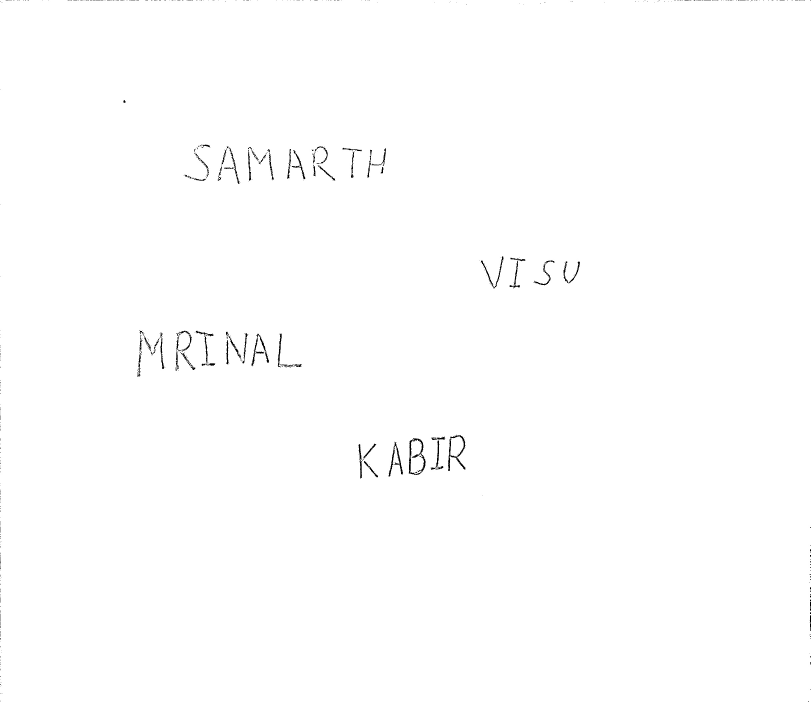
#> input picture final/image12.jpg, 2431 x 2105 px, found by its file name (shown at 1/3 size)
$ python word_formation.py
#> lines starting #> are read from the running program, lines starting #| are printed output that depends on the picture; after the words box and inside, x2 and y2 are one past the last pixel; in counts of white or black regions, pixels touching at a corner belong together
import cv2
import numpy as np
import pickle
import imutils


img = cv2.imread("/home/jak/Desktop/myhandwriting/final/image12.jpg",0)
#> img is the input picture: shape (2105, 2431); min 0, max 255, mean 254
cv2.imshow("img", imutils.resize(img, height = 650))
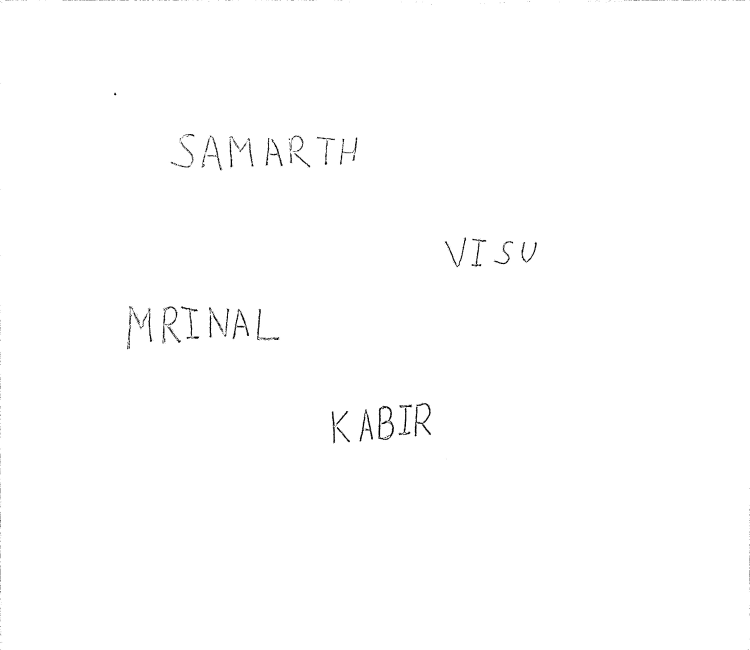
#> window 'img': shape (650, 750); min 0, max 255, mean 254
cv2.waitKey(0)
cv2.destroyAllWindows()
gray=img


_,thresh = cv2.threshold(gray,150,255,cv2.THRESH_BINARY_INV)
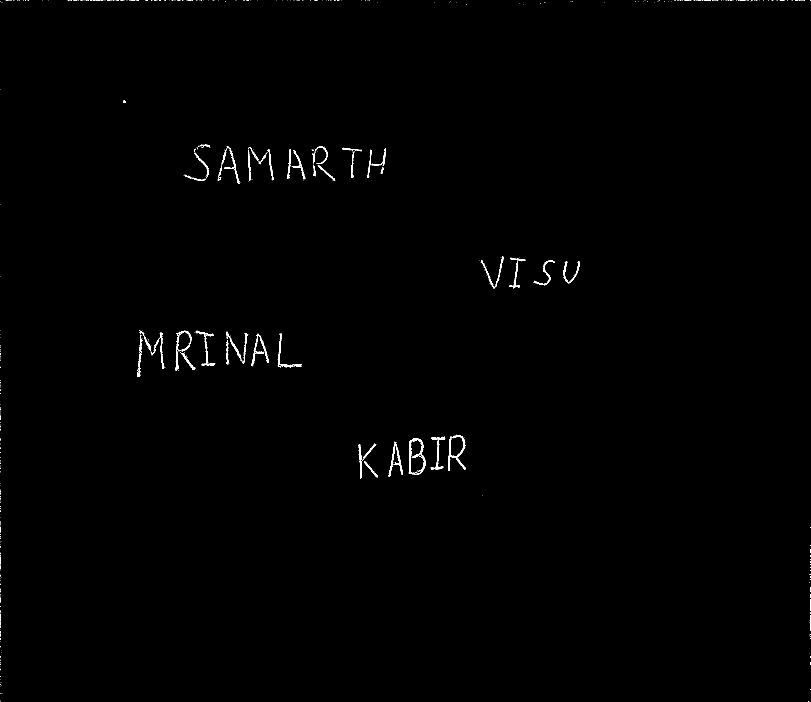
#> thresh: shape (2105, 2431) (shown at 1/3 size); 0.37% white; 582 white regions (502 under 20 px), largest, box (x1, y1, x2, y2) and area: (1226, 1314, 1277, 1425) 1218, (1344, 1304, 1397, 1413) 1136, (1165, 1325, 1209, 1430) 869
kernel = cv2.getStructuringElement(cv2.MORPH_CROSS,(5,5))
dilated = cv2.dilate(thresh,kernel,iterations = 2)
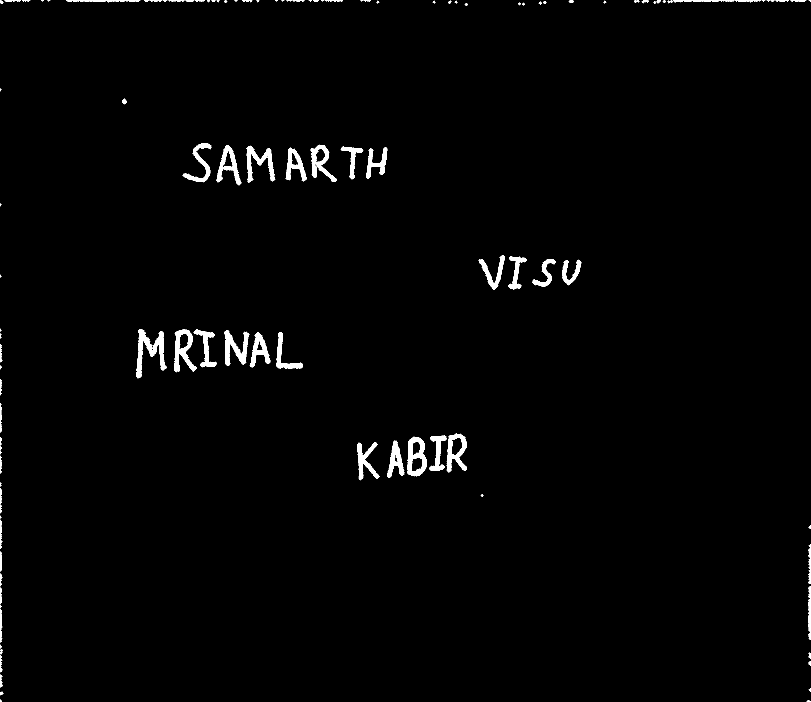
#> dilated: shape (2105, 2431) (shown at 1/3 size); 1.3% white; 119 white regions (1 under 20 px)
contours, hierarchy = cv2.findContours(dilated,cv2.RETR_EXTERNAL,cv2.CHAIN_APPROX_NONE)
#> contours = 119 contours, 27 with area under 20; largest, box (x1, y1, x2, y2) and area: (1222, 1310, 1281, 1429) 5360, (523, 988, 590, 1117) 4390, (408, 987, 501, 1135) 4297, (1340, 1300, 1401, 1417) 4280, (931, 434, 1011, 546) 3536


def resize2SquareKeepingAspectRation(img, interpolation, size=28):
    h, w = img.shape[:2]
    c = None if len(img.shape) < 3 else img.shape[2]
    if h == w: return cv2.resize(img, (size, size), interpolation)
    if h > w: dif = h
    else:     dif = w
    x_pos = int((dif - w)/2.)
    y_pos = int((dif - h)/2.)
    if c is None:
        mask = np.zeros((dif, dif), dtype=img.dtype)
        mask[y_pos:y_pos+h, x_pos:x_pos+w] = img[:h, :w]
    else:
        mask = np.zeros((dif, dif, c), dtype=img.dtype)
        mask[y_pos:y_pos+h, x_pos:x_pos+w, :] = img[:h, :w, :]
    return cv2.resize(mask, (size, size), interpolation)


def tell_the_word(image,model):
    image = resize2SquareKeepingAspectRation(image, cv2.INTER_AREA)
    kernel = cv2.getStructuringElement(cv2.MORPH_CROSS,(1,1))
    image = cv2.dilate(image,kernel,iterations = 1)

    array=[]
    array.insert(0,image)
    arr=np.asarray(array)
    arr = arr.reshape(1,28,28,1)
    p=model.predict(arr)
    mylist=np.array(p).tolist()
    ind = np.argmax(mylist)
    return ind


#finding only relevant contours
list1=[]
for contour in contours:
    [x,y,w,h] = cv2.boundingRect(contour)

    if h>150 or w>150:
        continue
    if h<30 or w<30:
        continue
    if x>=img.shape[0] or y>=img.shape[1]:
        continue
    list1.append([x,y,w,h])
#> this loop made 119 passes
#> (x, y, w, h) on passes 1 to 12: (2420, 2100, 11, 5), (0, 2098, 5, 7), (0, 2075, 11, 11), (2426, 2065, 5, 9), (0, 2024, 9, 39), (2426, 1983, 5, 14), (0, 1964, 7, 53), (2425, 1957, 6, 19), (0, 1947, 9, 16), (0, 1934, 5, 12), (2425, 1898, 6, 22), (0, 1827, 7, 101)
#> after the loop, list1 = 22 items, first 6: [1071, 1327, 67, 114], [1161, 1321, 52, 113], [1222, 1310, 59, 119], [1288, 1306, 53, 107], [1340, 1300, 61, 117], [829, 996, 80, 110]
list1.reverse()    #this is because by default it arranges in decreasing value of y


#> (the run stopped early here; a loop or call above may not have finished)

$ run again, with final/image.jpg copied over final/image12.jpg
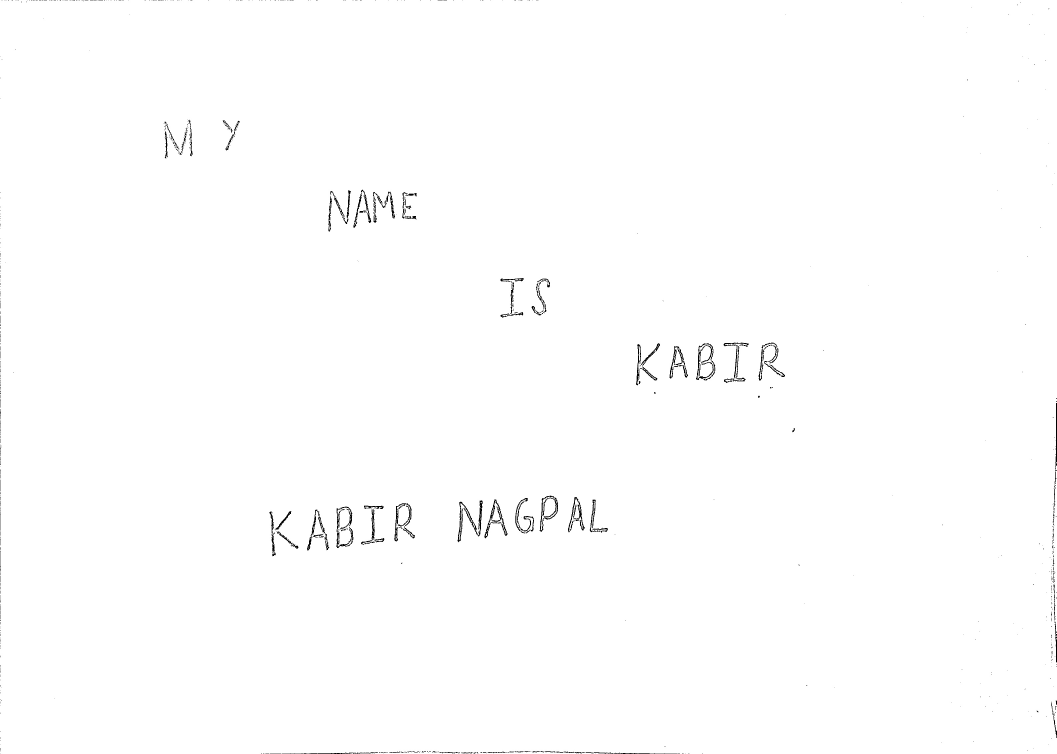
#> input picture final/image.jpg, 3169 x 2262 px, found by its file name (shown at 1/3 size)
#> img is the input picture: shape (2262, 3169); min 0, max 255, mean 253.8
#> `_,thresh = cv2.threshold(gray,150,255,cv2.THRESH_BINARY_INV)`:
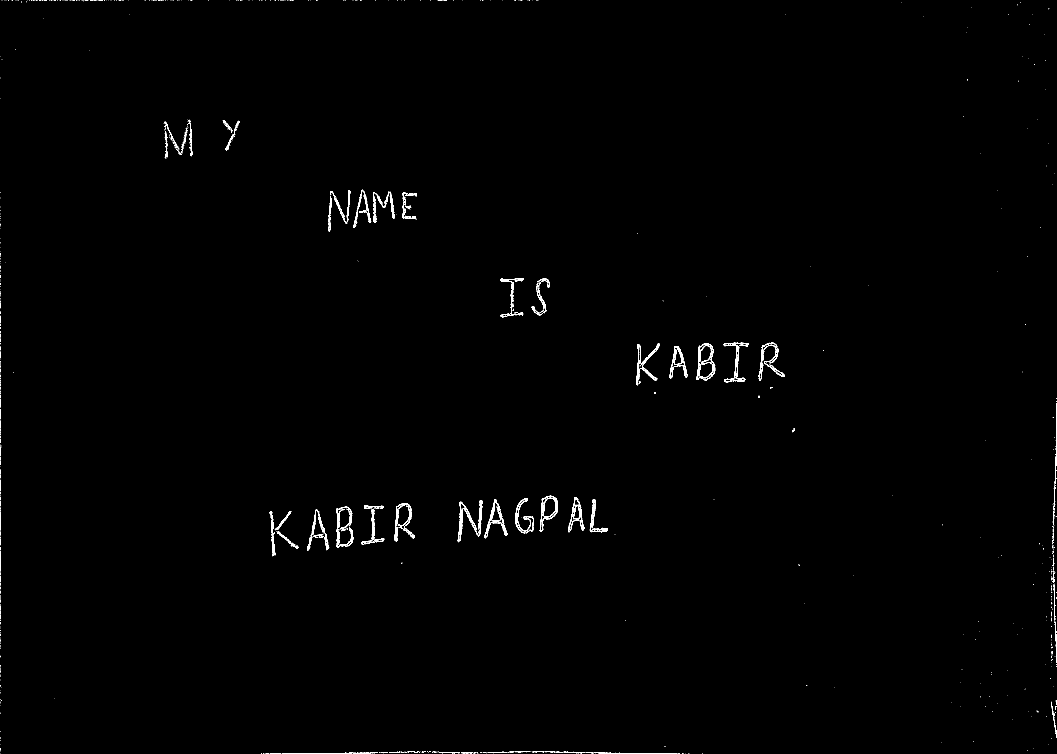
#> thresh: shape (2262, 3169) (shown at 1/3 size); 0.48% white in thin lines or dots
#> `dilated = cv2.dilate(thresh,kernel,iterations = 2)`:
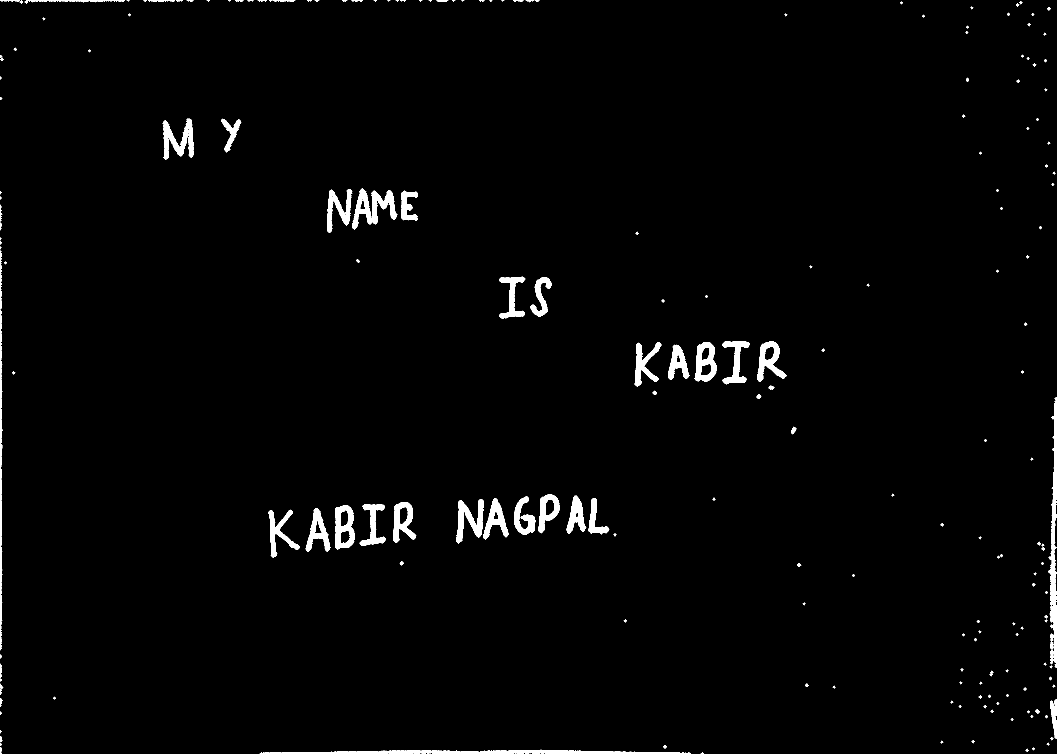
#> dilated: shape (2262, 3169) (shown at 1/3 size); 1.7% white; 201 white regions
#> contours = 201 contours, 26 with area under 20; largest, box (x1, y1, x2, y2) and area: (779, 2249, 2073, 2262) 8478, (3144, 1191, 3169, 2004) 7202, (1056, 565, 1193, 688) 6456, (1005, 1516, 1064, 1648) 6278, (2084, 1026, 2150, 1146) 5828
#> the loop `for contour in contours:` made 201 passes
#> (x, y, w, h) on passes 1 to 3: (2102, 2257, 10, 5), (779, 2249, 1294, 13), (3077, 2246, 9, 10)
#> after the loop `for contour in contours:`: list1 = 22 items, first 6: [804, 1529, 95, 144], [917, 1525, 75, 131], [1005, 1516, 59, 132], [1079, 1513, 78, 125], [1179, 1506, 70, 122], [1368, 1497, 84, 134]
